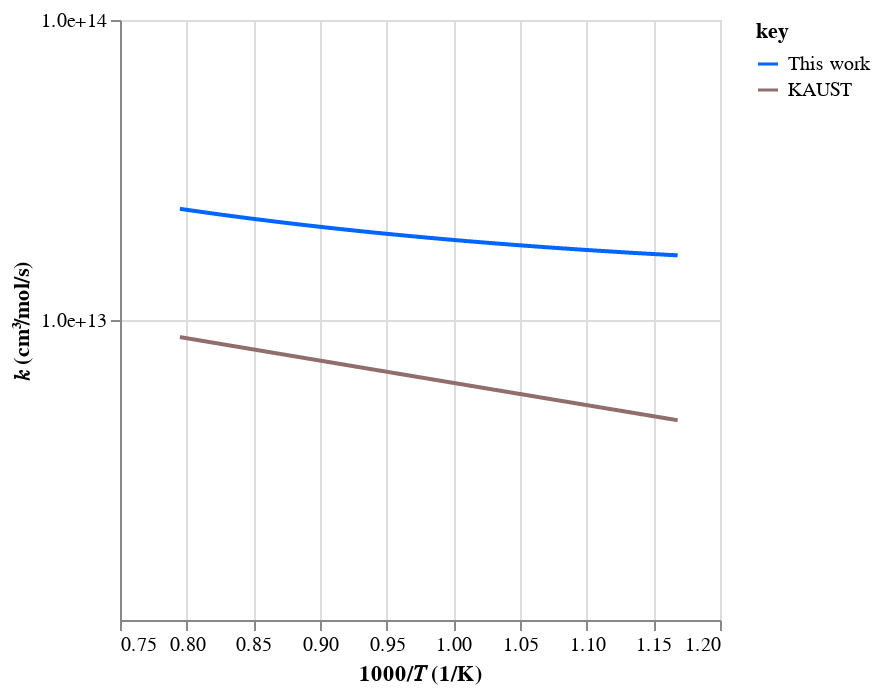

The notebook cell saved with this chart:
### Code cell
key = "total"
k_cal = sum(ks[0] for ks in ks_lst)
k_exp = sum(ks[1] for ks in ks_lst)
ks = [k_cal, k_exp]
labels = ["This work", "KAUST"]
colors = [plot.Color.blue, plot.Color.brown]
chart = plot.arrhenius(ks=ks, T=T, order=order, labels=labels, colors=colors)

print(key)
display(chart)
chart.save(f"{key}.png", ppi=300)

### Figure 1 — Vega-Lite specification as saved in the notebook (floating-point values rounded to 4 significant figures; data arrays with more than 128 entries replaced by an {"elided": "..."} marker saying what was removed)
{"config": {"view": {"continuousWidth": 300, "continuousHeight": 300}}, "data": {"name": "data-620423e1f8460488195dcf2307f6687b"}, "mark": {"type": "line"}, "encoding": {"color": {"field": "key", "scale": {"domain": ["This work", "KAUST"], "range": ["#0066ff", "#916e6e"]}, "type": "nominal"}, "x": {"field": "x", "scale": {"zero": false}, "title": "1000/𝑇 (1/K)", "type": "quantitative"}, "y": {"axis": {"format": ".1e", "values": [10000000000000, 100000000000000]}, "field": "value", "scale": {"type": "log"}, "title": "𝑘 (cm³/mol/s)", "type": "quantitative"}}, "transform": [{"fold": ["This work", "KAUST"]}], "$schema": "https://vega.github.io/schema/vega-lite/v5.20.1.json", "datasets": {"data-620423e1f8460488195dcf2307f6687b": {"elided": "1000 records"}}}
